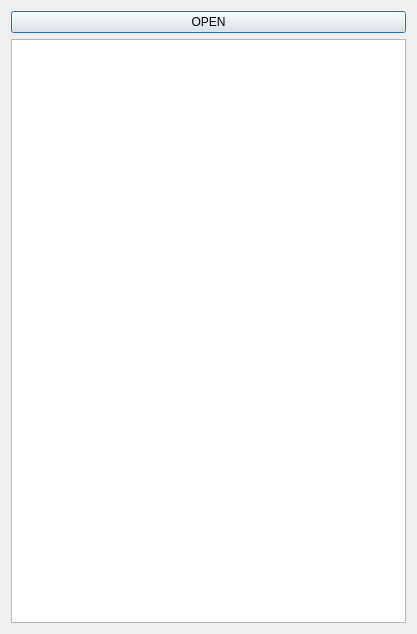
<?xml version="1.0" encoding="UTF-8"?>
<ui version="4.0">
 <class>Dialog</class>
 <widget class="QDialog" name="Dialog">
  <property name="enabled">
   <bool>true</bool>
  </property>
  <property name="geometry">
   <rect>
    <x>0</x>
    <y>0</y>
    <width>417</width>
    <height>634</height>
   </rect>
  </property>
  <property name="windowTitle">
   <string>Log Decrypt</string>
  </property>
  <property name="styleSheet">
   <string notr="true"/>
  </property>
  <layout class="QGridLayout" name="gridLayout">
   <item row="0" column="0">
    <widget class="QPushButton" name="pushButton">
     <property name="text">
      <string>OPEN</string>
     </property>
    </widget>
   </item>
   <item row="1" column="0">
    <widget class="QTextBrowser" name="textBrowser"/>
   </item>
  </layout>
 </widget>
 <resources/>
 <connections/>
</ui>
